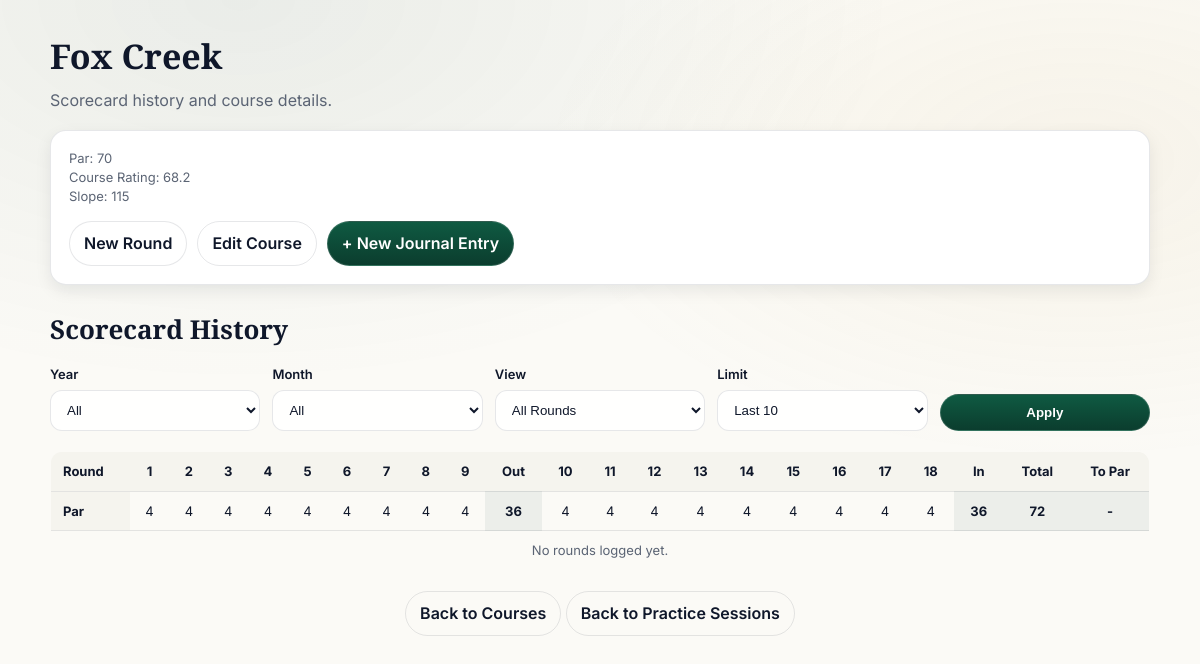
The app's page /courses/3 (signed in) with its own data.
### tables this page shows
CREATE TABLE courses (
    id INTEGER PRIMARY KEY AUTOINCREMENT,
    name TEXT NOT NULL UNIQUE,
    par INTEGER,
    course_rating REAL,
    slope INTEGER
, website_url TEXT);

CREATE TABLE holes (
    id INTEGER PRIMARY KEY AUTOINCREMENT,
    course_id INTEGER NOT NULL,
    hole_number INTEGER NOT NULL CHECK(hole_number >= 1 AND hole_number <= 18),
    par INTEGER NOT NULL,
    UNIQUE(course_id, hole_number),
    FOREIGN KEY (course_id) REFERENCES courses (id)
);

### app.py (the view, shortened to what this page needs)
@app.route('/courses/<int:course_id>')
@login_required
def course_details(course_id):
    db = get_db()
    selected_year = request.args.get('year')
    selected_month = request.args.get('month')
    selected_view = request.args.get('view', 'all')
    selected_limit = request.args.get('limit', '10')
    limit_value = None
    if selected_limit and selected_limit.lower() not in {'all', '0'}:
        try:
            limit_value = max(1, int(selected_limit))
        except ValueError:
            limit_value = 10
    course = db.execute(
        'SELECT id, name, par, course_rating, slope, website_url FROM courses WHERE id = ?',
        (course_id,)
    ).fetchone()
    if course is None:
        return "Course not found", 404
    holes = db.execute(
        'SELECT id, hole_number, par FROM holes WHERE course_id = ? ORDER BY hole_number',
        (course_id,)
    ).fetchall()
    years_rows = db.execute(
        "SELECT DISTINCT strftime('%Y', entry_date) AS year FROM journal_entries WHERE course_id = ? AND user_id = ? ORDER BY year DESC",
        (course_id, current_user.id)
    ).fetchall()
    available_years = [row['year'] for row in years_rows if row['year']]
    if selected_year:
        months_rows = db.execute(
            "SELECT DISTINCT strftime('%m', entry_date) AS month FROM journal_entries WHERE course_id = ? AND user_id = ? AND strftime('%Y', entry_date) = ? ORDER BY month DESC",
            (course_id, current_user.id, selected_year)
        ).fetchall()
    else:
        months_rows = db.execute(
            "SELECT DISTINCT strftime('%m', entry_date) AS month FROM journal_entries WHERE course_id = ? AND user_id = ? ORDER BY month DESC",
            (course_id, current_user.id)
        ).fetchall()
    available_months = [
        {'value': row['month'], 'label': calendar.month_name[int(row['month'])]}
        for row in months_rows if row['month']
    ]
    entries_query = 'SELECT id, entry_date FROM journal_entries WHERE course_id = ? AND user_id = ?'
    query_params = [course_id, current_user.id]
    if selected_year:
        entries_query += " AND strftime('%Y', entry_date) = ?"
        query_params.append(selected_year)
    if selected_month:
        selected_month = selected_month.zfill(2)
        entries_query += " AND strftime('%m', entry_date) = ?"
        query_params.append(selected_month)
    entries_query += ' ORDER BY entry_date DESC'
    if limit_value is not None:
        entries_query += ' LIMIT ?'
        query_params.append(limit_value)
    entries = db.execute(entries_query, tuple(query_params)).fetchall()
    scores_rows = db.execute(
        'SELECT s.journal_entry_id, h.hole_number, s.score '
        'FROM scores s '
        'JOIN holes h ON s.hole_id = h.id '
        'JOIN journal_entries je ON s.journal_entry_id = je.id '
        'WHERE h.course_id = ? AND je.user_id = ? '
        'ORDER BY s.journal_entry_id, h.hole_number',
        (course_id, current_user.id)
    ).fetchall()
    scores_by_entry = {}
    for row in scores_rows:
        scores_by_entry.setdefault(row['journal_entry_id'], {})[row['hole_number']] = row['score']
    par_out = sum(hole['par'] for hole in holes if hole['hole_number'] <= 9)
    par_in = sum(hole['par'] for hole in holes if hole['hole_number'] > 9)
    par_total = par_out + par_in
    entry_rows = []
    totals_with_scores = [entry['total'] for entry in entry_rows if entry['total'] is not None]
    best_total = min(totals_with_scores) if totals_with_scores else None
    to_par_values = [entry['to_par'] for entry in entry_rows if entry['to_par'] is not None]
    best_to_par = min(to_par_values) if to_par_values else None
    for entry in entry_rows:
        entry['is_best'] = best_total is not None and entry['total'] == best_total
        entry['is_best_to_par'] = best_to_par is not None and entry['to_par'] == best_to_par
    if selected_view == 'best':
        entry_rows = [entry for entry in entry_rows if entry.get('is_best')]
    elif selected_view == 'best_to_par':
        entry_rows = [entry for entry in entry_rows if entry.get('is_best_to_par')]
    return render_template(
        'course_details.html',
        course=course,
        holes=holes,
        entry_rows=entry_rows,
        par_out=par_out,
        par_in=par_in,
        par_total=par_total,
        available_years=available_years,
        available_months=available_months,
        selected_year=selected_year,
        selected_month=selected_month,
        selected_view=selected_view,
        selected_limit=selected_limit,
    )

### templates/course_details.html (shortened to what this page needs)
<!doctype html>
<html lang="en">
<head>
    <link rel="stylesheet" href="{{ url_for('static', filename='style.css') }}">
</head>
<body>
    <div class="container">
        <h1 class="page-title">{{ course.name }}</h1>
        <p class="page-subtitle">Scorecard history and course details.</p>
        <div class="card">
            <div class="meta">Par: {{ course.par }}</div>
            <div class="meta">Course Rating: {{ course.course_rating }}</div>
            <div class="meta">Slope: {{ course.slope }}</div>
            <div style="margin-top: 15px; display: flex; gap: 10px; flex-wrap: wrap;">
                {% if current_user.is_authenticated and current_user.is_admin %}
                    <a href="{{ url_for('add_holes_to_course', course_id=course.id) }}" class="btn">New Round</a>
                    <a href="{{ url_for('edit_course', course_id=course.id) }}" class="btn btn-ghost">Edit Course</a>
                {% endif %}
                <a href="{{ url_for('add_journal_entry') }}" class="btn btn-primary">+ New Journal Entry</a>
            </div>
        </div>
        <h2 class="page-title" style="font-size: 26px;">Scorecard History</h2>
        <form method="get" class="scorecard-filters">
            <div class="field">
                <label for="year">Year</label>
                <select id="year" name="year">
                    <option value="">All</option>
                </select>
            </div>
            <div class="field">
                <label for="month">Month</label>
                <select id="month" name="month">
                    <option value="">All</option>
                </select>
            </div>
            <div class="field">
                <label for="view">View</label>
                <select id="view" name="view">
                    <option value="all" {% if selected_view == 'all' %}selected{% endif %}>All Rounds</option>
                </select>
            </div>
            <div class="field">
                <label for="limit">Limit</label>
                <select id="limit" name="limit">
                    <option value="10" {% if selected_limit == '10' %}selected{% endif %}>Last 10</option>
                </select>
            </div>
            <div class="field">
                <label>&nbsp;</label>
                <button type="submit" class="btn btn-primary">Apply</button>
            </div>
        </form>
        {% if not holes %}
            <p class="alert">Define the holes for this course to start tracking scorecards.</p>
        {% else %}
            <div class="scorecard-wrap">
                <table class="table scorecard-table">
                    <thead>
                        <tr>
                            <th class="row-label">Round</th>
                            {% for hole in holes %}
                                <th>{{ hole.hole_number }}</th>
                                {% if hole.hole_number == 9 %}
                                    <th>Out</th>
                                {% endif %}
                                {% if hole.hole_number == 18 %}
                                    <th>In</th>
                                    <th>Total</th>
                                    <th>To Par</th>
                                {% endif %}
                            {% endfor %}
                        </tr>
                    </thead>
                    <tbody>
                        <tr>
                            <th class="row-label">Par</th>
                            {% for hole in holes %}
                                <td class="scorecell" data-score-type="par" data-score-value="{{ hole.par }}">{{ hole.par }}</td>
                                {% if hole.hole_number == 9 %}
                                    <td class="total-cell">{{ par_out }}</td>
                                {% endif %}
                                {% if hole.hole_number == 18 %}
                                    <td class="total-cell">{{ par_in }}</td>
                                    <td class="total-cell">{{ par_total }}</td>
                                    <td class="total-cell">-</td>
                                {% endif %}
                            {% endfor %}
                        </tr>
                        {% if entry_rows %}
                            {% for entry in entry_rows %}
                                <tr class="{% if entry.is_best %}best-round{% endif %}{% if entry.is_best_to_par %} best-to-par{% endif %}">
                                    <th class="row-label">
                                        {% if entry.id %}
                                            <a href="{{ url_for('journal_details', entry_id=entry.id) }}">{{ entry.label }}</a>
                                        {% else %}
                                            {{ entry.label }}
                                        {% endif %}
                                    </th>
                                    {% for hole in holes %}
                                        {% set score = entry.scores.get(hole.hole_number) %}
                                        <td class="scorecell" data-score-type="history">
                                            {% if score is not none %}
                                                {% if score is number and score != score|int %}
                                                    {{ '%.1f'|format(score) }}
                                                {% else %}
                                                    {{ score }}
                                                {% endif %}
                                            {% else %}
                                                -
                                            {% endif %}
                                        </td>
                                        {% if hole.hole_number == 9 %}
                                            <td class="total-cell">
                                                {% if entry.out_total is not none %}
                                                    {% if entry.out_total is number and entry.out_total != entry.out_total|int %}
                                                        {{ '%.1f'|format(entry.out_total) }}
                                                    {% else %}
                                                        {{ entry.out_total }}
                                                    {% endif %}
                                                {% else %}
                                                    -
                                                {% endif %}
                                            </td>
                                        {% endif %}
                                        {% if hole.hole_number == 18 %}
                                            <td class="total-cell">
                                                {% if entry.in_total is not none %}
                                                    {% if entry.in_total is number and entry.in_total != entry.in_total|int %}
                                                        {{ '%.1f'|format(entry.in_total) }}
                                                    {% else %}
                                                        {{ entry.in_total }}
                                                    {% endif %}
                                                {% else %}
                                                    -
                                                {% endif %}
                                            </td>
                                            <td class="total-cell">
                                                {% if entry.total is not none %}
                                                    {% if entry.total is number and entry.total != entry.total|int %}
                                                        {{ '%.1f'|format(entry.total) }}
                                                    {% else %}
                                                        {{ entry.total }}
                                                    {% endif %}
                                                {% else %}
                                                    -
                                                {% endif %}
                                            </td>
                                            <td class="total-cell">
                                                {% if entry.to_par is not none %}
                                                    {% if entry.to_par is number and entry.to_par != entry.to_par|int %}
                                                        {{ '+' if entry.to_par > 0 else '' }}{{ '%.1f'|format(entry.to_par) }}
                                                    {% else %}
                                                        {{ '+' if entry.to_par > 0 else '' }}{{ entry.to_par }}
                                                    {% endif %}
                                                {% else %}
                                                    -
                                                {% endif %}
                                            </td>
                                        {% endif %}
                                    {% endfor %}
                                </tr>
                            {% endfor %}
                        {% else %}
                            <tr>
                                <td colspan="{{ holes|length + 5 }}" class="meta">No rounds logged yet.</td>
                            </tr>
                        {% endif %}
                    </tbody>
                </table>
            </div>
        {% endif %}
        <p style="margin-top: 20px; text-align: center;">
            <a href="{{ url_for('course_list') }}" class="btn btn-ghost">Back to Courses</a>
            <a href="{{ url_for('dashboard') }}" class="btn btn-ghost">Back to Practice Sessions</a>
        </p>
    </div>
</body>
</html>

### records on screen
courses: name "Fox Creek", par "70", course_rating "68.2", slope "115"
holes: hole_number "1", par "4"
holes: hole_number "2", par "4"
holes: hole_number "3", par "4"
holes: hole_number "4", par "4"
holes: hole_number "5", par "4"
holes: hole_number "6", par "4"
holes: hole_number "7", par "4"
holes: hole_number "8", par "4"
holes: hole_number "9", shows "Out", par "4", par_out "36"
holes: hole_number "10", par "4"
holes: hole_number "11", par "4"
holes: hole_number "12", par "4"
holes: hole_number "13", par "4"
holes: hole_number "14", par "4"
holes: hole_number "15", par "4"
holes: hole_number "16", par "4"
holes: hole_number "17", par "4"
holes: hole_number "18", shows "In", par "4", par_in "36", par_total "72"
